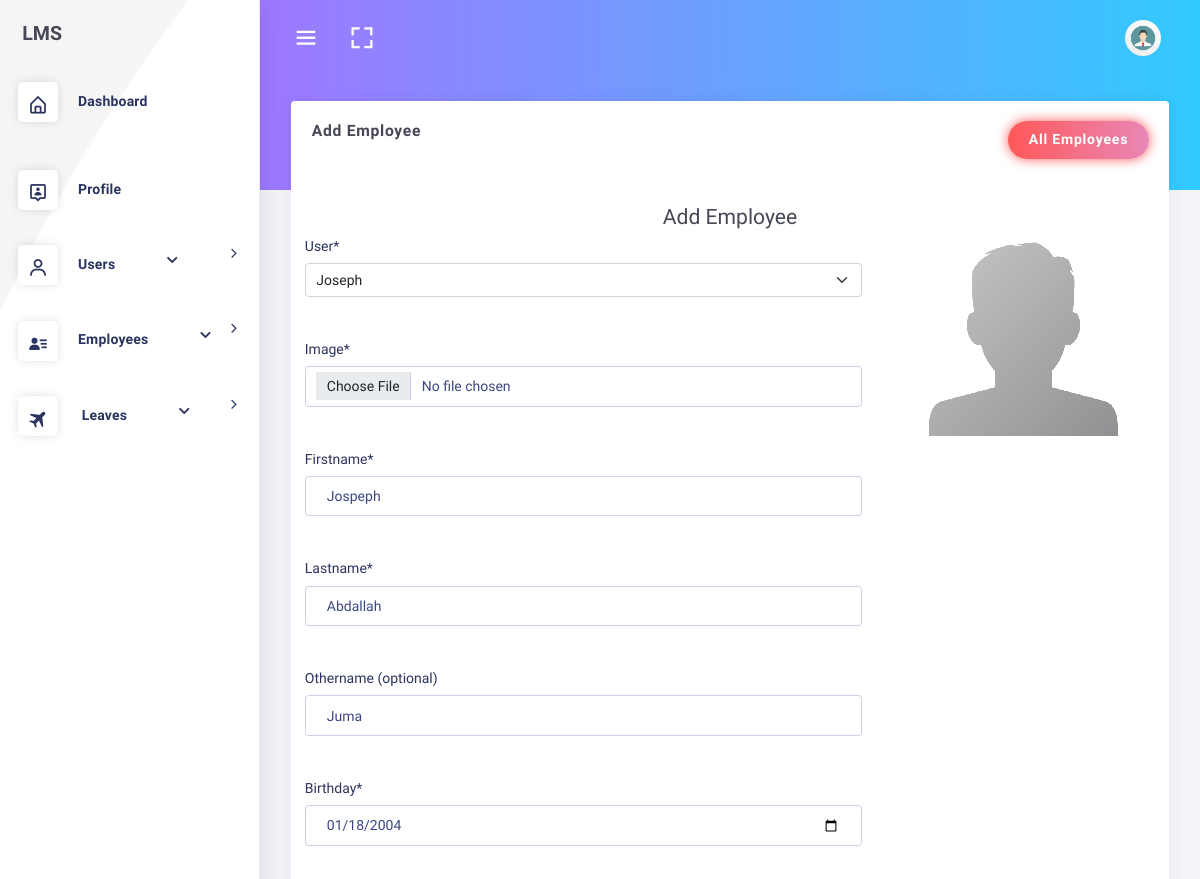
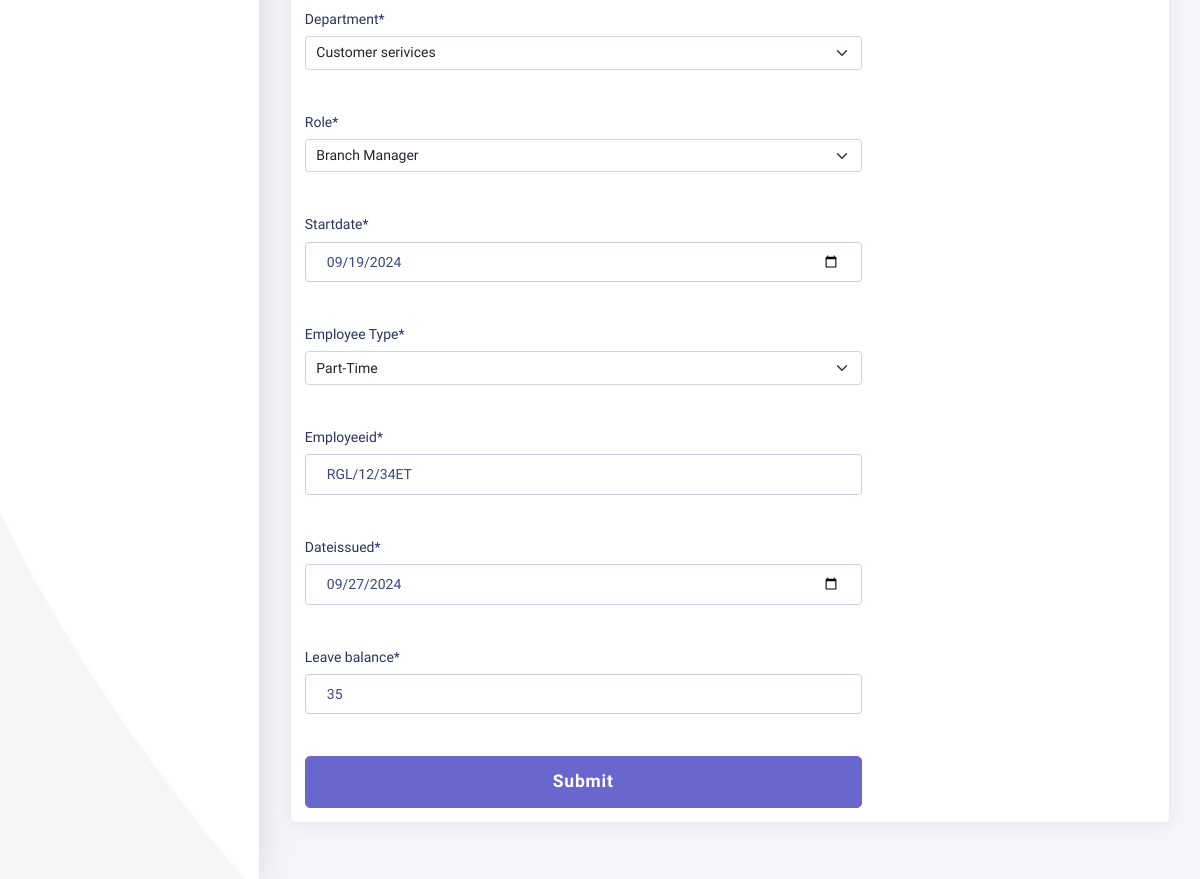
Page /dashboard/employee/profile/edit/8/ (signed in) on the committed database (2 pictures, top to bottom).
### employee/models.py (models this page shows, shortened)
class Employee(models.Model):
    MALE = 'male'
    FEMALE = 'female'
    GENDER = (
    (MALE,'Male'),
    (FEMALE,'Female'),
    )
    MR = 'Mr'
    MRS = 'Mrs'
    MSS = 'Mss'
    DR = 'Dr'
    SIR = 'Sir'
    MADAM = 'Madam'
    TITLE = (
    (MR,'Mr'),
    (MRS,'Mrs'),
    (MSS,'Mss'),
    (DR,'Dr'),
    (SIR,'Sir'),
    (MADAM,'Madam'),
    )
    FULL_TIME = 'Full-Time'
    PART_TIME = 'Part-Time'
    CONTRACT = 'Contract'
    INTERN = 'Intern'
    EMPLOYEETYPE = (
    (FULL_TIME,'Full-Time'),
    (PART_TIME,'Part-Time'),
    (CONTRACT,'Contract'),
    (INTERN,'Intern'),
    )
    user = models.OneToOneField(User,on_delete=models.CASCADE,default=1,related_name='employee')
    image = models.FileField(_('Profile Image'),upload_to='profiles',default='default.png',blank=True,null=True,help_text='upload image size less than 2.0MB')#work on path username-date/image
    firstname = models.CharField(_('Firstname'),max_length=125,null=False,blank=False)
    lastname = models.CharField(_('Lastname'),max_length=125,null=False,blank=False)
    othername = models.CharField(_('Othername (optional)'),max_length=125,null=True,blank=True)
    birthday = models.DateField(_('Birthday'),blank=False,null=False)
    department =  models.ForeignKey(Department,verbose_name =_('Department'),on_delete=models.SET_NULL,null=True,default=None)
    role =  models.ForeignKey(Role,verbose_name =_('Role'),on_delete=models.SET_NULL,null=True,default=None)
    startdate = models.DateField(_('Employement Date'),help_text='date of employement',blank=False,null=True)
    employeetype = models.CharField(_('Employee Type'),max_length=15,default=FULL_TIME,choices=EMPLOYEETYPE,blank=False,null=True)
    employeeid = models.CharField(_('Employee ID Number'),max_length=10,null=True,blank=True)
    dateissued = models.DateField(_('Date Issued'),help_text='date staff id was issued',blank=False,null=True)
    is_blocked = models.BooleanField(_('Is Blocked'),help_text='button to toggle employee block and unblock',default=False)
    is_deleted = models.BooleanField(_('Is Deleted'),help_text='button to toggle employee deleted and undelete',default=False)
    created = models.DateTimeField(verbose_name=_('Created'),auto_now_add=True,null=True)
    updated = models.DateTimeField(verbose_name=_('Updated'),auto_now=True,null=True)
    leave_balance = models.PositiveIntegerField(default=50)
    objects = EmployeeManager()
    class Meta:
        verbose_name = _('Employee')
        verbose_name_plural = _('Employees')
        ordering = ['-created']
    @property
    def get_full_name(self):
        fullname = ''
        firstname = self.firstname
        lastname = self.lastname
        othername = self.othername
        if (firstname and lastname) or othername is None:
            fullname = firstname +' '+ lastname
            return fullname
        elif othername:
            fullname = firstname + ' '+ lastname +' '+othername
            return fullname
        return

### dashboard/views.py (the view, shortened to what this page needs)
# urls.py: path('employee/profile/edit/<int:id>/',views.employee_edit_data,name='edit'),
def employee_edit_data(request,id):
	if not (request.user.is_authenticated and request.user.is_superuser and request.user.is_staff):
		return redirect('/')
	employee = get_object_or_404(Employee, id = id)
	dataset = dict()
	form = EmployeeCreateForm(request.POST or None,request.FILES or None,instance = employee)
	dataset['form'] = form
	dataset['title'] = 'edit - {0}'.format(employee.get_full_name)
	return render(request,'dashboard/employee_create.html',dataset)

### employee/forms.py
class EmployeeCreateForm(forms.ModelForm):
	employeeid = forms.CharField(widget=forms.TextInput(attrs={'placeholder':'please enter 5 characters without RGL or slashes eg. A0025'}))
	image = forms.ImageField(widget=forms.FileInput(attrs={'onchange':'previewImage(this);'}))
	birthday = forms.DateField(widget=forms.DateInput(attrs={'type': 'date'}))
	startdate = forms.DateField(widget=forms.DateInput(attrs={'type': 'date'}))
	dateissued = forms.DateField(widget=forms.DateInput(attrs={'type': 'date'}))
	class Meta:
		model = Employee
		exclude = ['is_blocked','is_deleted','created','updated']
		widgets = {
				'bio':forms.Textarea(attrs={'cols':5,'rows':5})
		}

### employee/managers.py (called while the page is built)
    def get_queryset(self):
        return super().get_queryset().filter(is_deleted=False)

### employee/models.py (called while the page is built)
    def __str__(self):
        return self.name

    def __str__(self):
        return self.name

### templates/dashboard/employee_create.html (shortened to what this page needs)
{% extends 'base.html' %}
{%load static%}
{%load crispy_forms_tags%}
{% block content %}
<div class="row">
    <div class="col-lg-12 col-md-12">
        <div class="card" style="height: auto;">
            <div class="card-header">
                <h4 class="card-title">Add Employee</h4>
                <div class="heading-elements">
                    <ul class="list-inline mb-0">
                        <li><button type="button" class="btn btn-glow btn-round btn-bg-gradient-x-red-pink"> All
                                Employees</button></li>
                    </ul>
                </div>
            </div>
            <div class="card-content collapse show" style="margin: 1rem;">
                <div class="row" style = "height:2rem">
                    <div class="col col-sm-8 offset-sm-2">
                    </div>
                </div>
                <div class="form-wrapper">
                    <section class="row">
                        <section class="col-lg-12 col-md-12 col-sm-12 text-center">
                            <h3 class="title-h3">Add Employee</h3>
                        </section>
                    </section>
                    <section class="row">
                        <section class="col-lg-8 col-md-12 col-sm-12">
                            <form action="" method="POST" enctype="multipart/form-data">
                                {{form | crispy }}
                                <button type="submit" class="btn btn-primary btn-lg btn-block">Submit</button>
                            </form>
                        </section>
                        <section class="col-lg-4 col-md-12 col-sm-12 text-center">
                            <section class="prev-holder">
                                <img src="{% static 'img/default-avatar.png' %}" alt="" id='temp-preview-image'
                                    class="prev-avatar" />
                            </section>
                        </section>
                    </section>
                </div>
            </div>
        </div>
    </div>
</div>
{% endblock %}

### rows in the picture
Employee: user "Joseph", firstname "Jospeph", lastname "Abdallah", othername "Juma", birthday "01/18/2004", department "Customer serivices", role "Branch Manager", startdate "09/19/2024", employeetype "Part-Time", employeeid "RGL/12/34ET", dateissued "09/27/2024", leave_balance "35"
